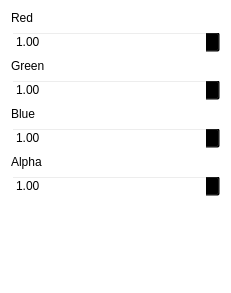
<?xml version="1.0" encoding="UTF-8"?>
<ui version="4.0">
 <class>ColorCombineNode</class>
 <widget class="QWidget" name="ColorCombineNode">
  <property name="geometry">
   <rect>
    <x>0</x>
    <y>0</y>
    <width>231</width>
    <height>293</height>
   </rect>
  </property>
  <property name="windowTitle">
   <string>Form</string>
  </property>
  <property name="styleSheet">
   <string notr="true">background-color: rgba(0,0,0,0);</string>
  </property>
  <layout class="QVBoxLayout" name="verticalLayout">
   <item>
    <widget class="QLabel" name="label">
     <property name="text">
      <string>Red</string>
     </property>
    </widget>
   </item>
   <item>
    <widget class="QDoubleSpinBox" name="spin_red">
     <property name="maximum">
      <double>1.000000000000000</double>
     </property>
     <property name="singleStep">
      <double>0.010000000000000</double>
     </property>
     <property name="value">
      <double>1.000000000000000</double>
     </property>
    </widget>
   </item>
   <item>
    <widget class="QLabel" name="label_2">
     <property name="text">
      <string>Green</string>
     </property>
    </widget>
   </item>
   <item>
    <widget class="QDoubleSpinBox" name="spin_green">
     <property name="maximum">
      <double>1.000000000000000</double>
     </property>
     <property name="singleStep">
      <double>0.010000000000000</double>
     </property>
     <property name="value">
      <double>1.000000000000000</double>
     </property>
    </widget>
   </item>
   <item>
    <widget class="QLabel" name="label_3">
     <property name="text">
      <string>Blue</string>
     </property>
    </widget>
   </item>
   <item>
    <widget class="QDoubleSpinBox" name="spin_blue">
     <property name="maximum">
      <double>1.000000000000000</double>
     </property>
     <property name="singleStep">
      <double>0.010000000000000</double>
     </property>
     <property name="value">
      <double>1.000000000000000</double>
     </property>
    </widget>
   </item>
   <item>
    <widget class="QLabel" name="label_4">
     <property name="text">
      <string>Alpha</string>
     </property>
    </widget>
   </item>
   <item>
    <widget class="QDoubleSpinBox" name="spin_alpha">
     <property name="maximum">
      <double>1.000000000000000</double>
     </property>
     <property name="singleStep">
      <double>0.010000000000000</double>
     </property>
     <property name="value">
      <double>1.000000000000000</double>
     </property>
    </widget>
   </item>
   <item>
    <spacer name="verticalSpacer">
     <property name="orientation">
      <enum>Qt::Vertical</enum>
     </property>
     <property name="sizeHint" stdset="0">
      <size>
       <width>20</width>
       <height>40</height>
      </size>
     </property>
    </spacer>
   </item>
  </layout>
 </widget>
 <resources/>
 <connections/>
</ui>
